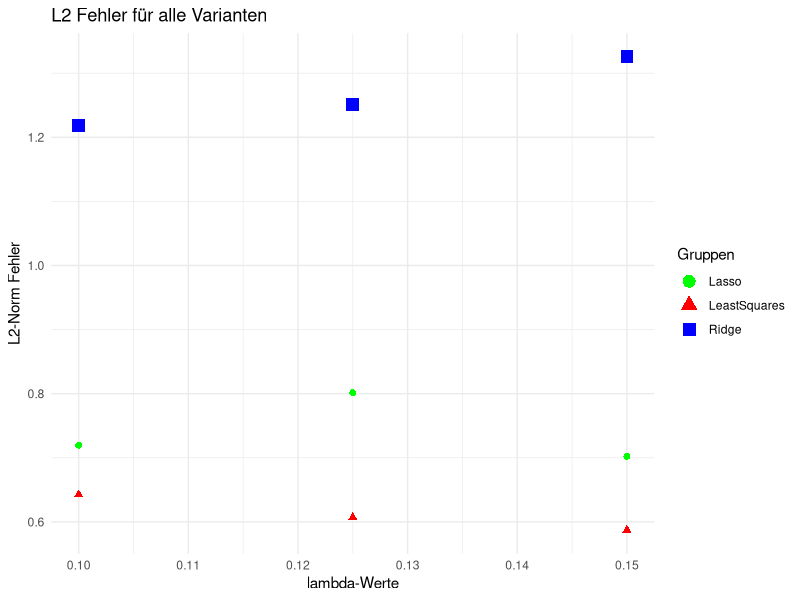
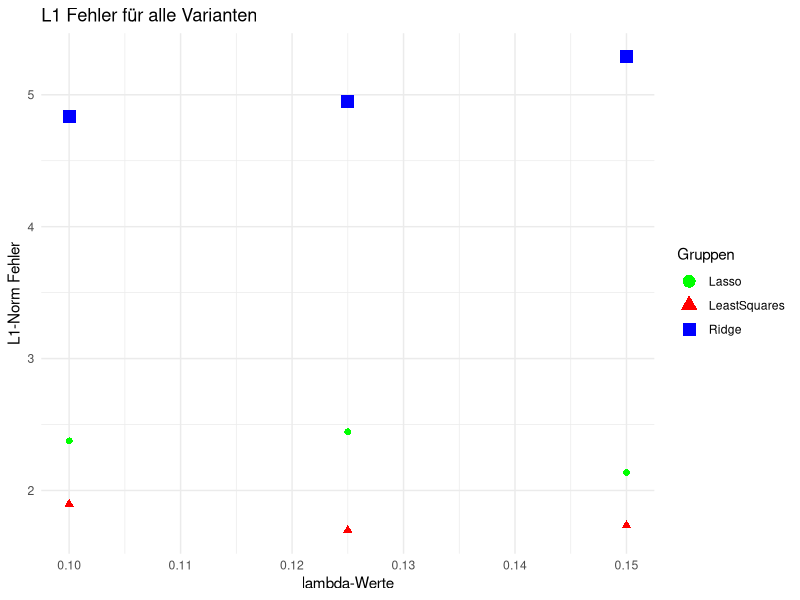
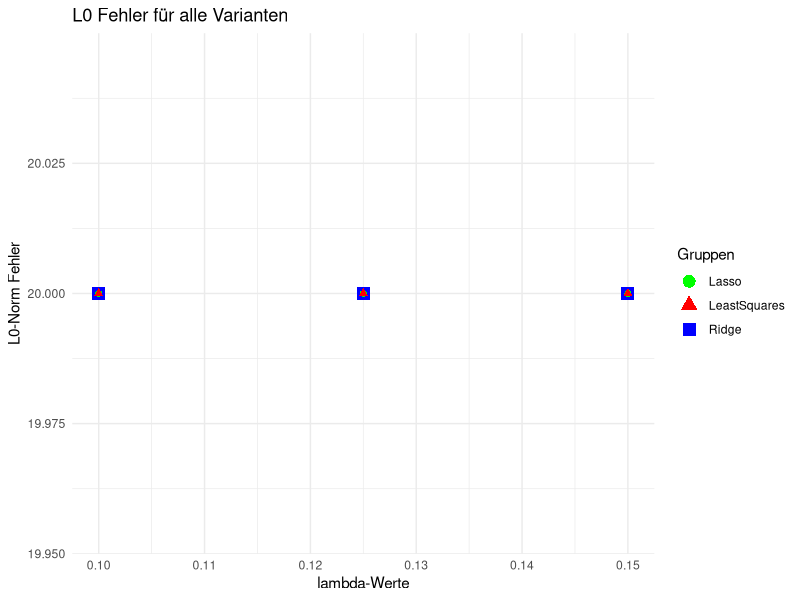

Write R code to recreate these figures, in order.
#setwd("C:/Users/Anwender/Desktop/Statistik AG/Blatt3")
#setwd("~/Desktop/Statistik_AG/Blatt3")

library(tidyverse)
library(glmnet)

# Ridge Regression Estimator

rre <- function(X, y, lambda = 1){
  error <- function(w, X, y, lambda = 1){
    crossprod(y- X %*% w) - lambda * norm(w, type = "2")
  }
  result = optim(rep(0,ncol(X)), error, X=X, y=y, lambda=lambda)
  result$par
}

# Def des LSE zum Vergleich
ls<-function(X, y){
  lseq <- function(w, X, y) {
    crossprod(y - X%*%w)
  }
  result=optim(rep(0, ncol(X)), lseq, X=X, y=y)
  result$par
}


## Part 4) Modification

# Daten
beta <- c(0.15, -0.33, 0.25, -0.25, rep(0,5), -0.25, 0.12, -0.125, rep(0,8))
n <- 500
p <- 20
X <- matrix(rnorm(n*p, mean = 0, sd = 1), nrow = n, ncol = p)
X <- scale(X)
eps <- rnorm(n, mean=0, sd=0.25)
y = X %*% beta + eps

# get average beta Funktion
get_average_beta <- function(M, lambda){
  X <- matrix(rnorm(n*p, mean = 0, sd = 1), nrow = n, ncol = p)
  X <- scale(X)
  eps <- rnorm(n, mean=0, sd=0.25)
  y = X %*% beta + eps
  
  beta_rre_df <- data.frame(matrix(0, nrow = p, ncol = M))
  beta_lasso_df <- data.frame(matrix(0, nrow = p, ncol = M))
  beta_ls_df <- data.frame(matrix(0, nrow = p, ncol =M))
  for (i in (1:M)){
    beta_rre <- rre(X, y, lambda = lambda)
    beta_rre_df[,i] <- beta_rre
    
    lasso_1 <- glmnet(X, y, lambda = lambda, intercept = FALSE)
    beta_lasso <- as.vector(coef(lasso_1, s = lambda)[-1])
    beta_lasso_df[,i] <- beta_lasso
    
    beta_ls = ls(X, y)
    beta_ls_df[,i] <- beta_ls
  }
  beta_rre_mean <- apply(beta_rre_df, 1, mean)
  beta_lasso_mean <- apply(beta_lasso_df, 1, mean)
  beta_ls_mean <- apply(beta_ls_df, 1, mean)
  
  matrix <- array(c(as.matrix(beta_rre_mean), as.matrix(beta_lasso_mean), as.matrix(beta_ls_mean)), 
                  dim = c(3, 3))
  
  return(matrix)
}

# Parameter auswählen
M <- 10
lambda_values <- c(0.1, 0.125, 0.15)

# Leere 3D-Matrix initialisieren (3 x 3 x Anzahl lambda-Werte)
result_matrix <- array(0, dim = c(3, 3, length(lambda_values)))

# Schleife zum Füllen der 3D-Matrix
for (i in seq_along(lambda_values)) {
  lambda <- lambda_values[i]
  result_matrix[,,i] <- get_average_beta(M, lambda)
}

# Distance Matrix

distances <- array(0, dim = c(3, 3, 3))
# der letzte Index steht für das Lambda, der erste für den estimator
# der zweite steht für die Norm

for (i in (0:3)){
  for (j in (0:3)){
    distances[i, 1, j] = sqrt(sum((result_matrix[,i,j]- beta)^2))
    distances[i, 2, j] = sum(abs(result_matrix[,i,j]- beta))
    distances[i, 3, j] = sum(result_matrix[,i,j] != beta)
  }
}

View(distances[,,1])

ggplot() + 
  geom_point(aes(x = lambda_values, y = distances[1,1,], shape = "Ridge", color = "Ridge"), size = 4, show.legend = TRUE) +
  geom_point(aes(x = lambda_values, y = distances[2,1,], shape = "Lasso", color = "Lasso"), size = 2, show.legend = TRUE) +
  geom_point(aes(x = lambda_values, y = distances[3,1,], shape = "LeastSquares", color = "LeastSquares"), size = 2, show.legend = TRUE) +
  labs(
    x = "lambda-Werte",
    y = "L2-Norm Fehler",
    title = "L2 Fehler für alle Varianten"
  ) +
  scale_shape_manual(
    values = c("Ridge" = 15, "Lasso" = 16, "LeastSquares" = 17), 
    name = "Gruppen"
  ) +
  scale_color_manual(
    values = c("Ridge" = "blue", "Lasso" = "green", "LeastSquares" = "red"), 
    name = "Gruppen"
  ) +
  theme_minimal()

ggplot() + 
  geom_point(aes(x = lambda_values, y = distances[1,2,], shape = "Ridge", color = "Ridge"), size = 4, show.legend = TRUE) +
  geom_point(aes(x = lambda_values, y = distances[2,2,], shape = "Lasso", color = "Lasso"), size = 2, show.legend = TRUE) +
  geom_point(aes(x = lambda_values, y = distances[3,2,], shape = "LeastSquares", color = "LeastSquares"), size = 2, show.legend = TRUE) +
  labs(
    x = "lambda-Werte",
    y = "L1-Norm Fehler",
    title = "L1 Fehler für alle Varianten"
  ) +
  scale_shape_manual(
    values = c("Ridge" = 15, "Lasso" = 16, "LeastSquares" = 17), 
    name = "Gruppen"
  ) +
  scale_color_manual(
    values = c("Ridge" = "blue", "Lasso" = "green", "LeastSquares" = "red"), 
    name = "Gruppen"
  ) +
  theme_minimal()

ggplot() + 
  geom_point(aes(x = lambda_values, y = distances[1,3,], shape = "Ridge", color = "Ridge"), size = 4, show.legend = TRUE) +
  geom_point(aes(x = lambda_values, y = distances[2,3,], shape = "Lasso", color = "Lasso"), size = 2, show.legend = TRUE) +
  geom_point(aes(x = lambda_values, y = distances[3,3,], shape = "LeastSquares", color = "LeastSquares"), size = 2, show.legend = TRUE) +
  labs(
    x = "lambda-Werte",
    y = "L0-Norm Fehler",
    title = "L0 Fehler für alle Varianten"
  ) +
  scale_shape_manual(
    values = c("Ridge" = 15, "Lasso" = 16, "LeastSquares" = 17), 
    name = "Gruppen"
  ) +
  scale_color_manual(
    values = c("Ridge" = "blue", "Lasso" = "green", "LeastSquares" = "red"), 
    name = "Gruppen"
  ) +
  theme_minimal()




